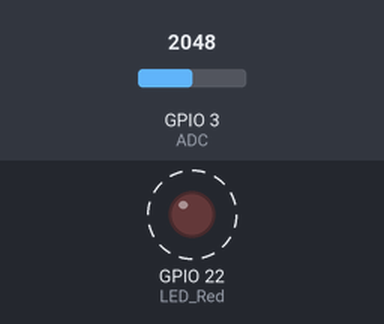
This sketch was run on a simulated ESP32-C6. Shown: output pins drawn as LEDs (lit = HIGH). Dashed ring = blinking. The inputs (shaded band) are chosen by the test bench; at power-on: GPIO 3 (ADC) = 2048. What the sketch prints to the serial monitor is not drawn.

Above: at 0.8 s.
Timing chart, 0 to 3.3 s (numbered marks = the images above):
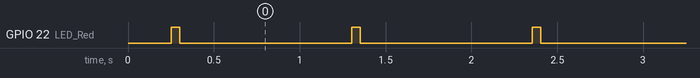

Measured:
- by itself, GPIO 22 (LED_Red): alternates HIGH for 0.05 s and LOW for 1.0 s

The sketch:

Light_Sensor_Test.ino
```cpp
/*
  Dave Williams, DitroniX 2019-2026 (ditronix.net)
  CWX(C6), AQIX and AQIL Compact Weather Station and Air Quality Monitors - ESP32-C6 Series Board
  Features include ESP32-C6, BME280, SCD40/SCD41 Air Quality CO2 Sensor, SFH2440 Light Sensor, CR123A, Battery Sensor, USB ESP32C6 Dev Board  Flashing Compatible

  PCA 1.2603 - CWX(C6), AQIX and AQIL - Basic Bring Up Test Code - March 2026

  Remember!
  - Set the BOARD to Use ESP32C6 Dev Module (or similar).
  - You can also set the BAUD rate up to 921600 to speed up flashing.
  - The SDK does NOT need external power to flash.  It will take Power from the USB 5V.
  - The Serial Monitor is configured for BAUD 115200

  The purpose of this test code is to cycle through the various main functions of the board as part of bring up testing.
  .
  This test code is OPEN SOURCE and formatted for easier viewing.  Although is is not intended for real world use, it may be freely used, or modified as needed.
  It is distributed on an "AS IS" BASIS, WITHOUT WARRANTIES OR CONDITIONS OF ANY KIND, either express or implied.

  Further information, details and examples can be found on our website or github.com/DitroniX

  CWX           https://github.com/DitroniX/CWX-Compact-Weather-Station
  AQIX          https://github.com/DitroniX/AQIX-Air-Quality-Monitor-IoT-Weather-Station
  AQIL (LoRA)   https://github.com/DitroniX/AQIL-ESP32-C6-SX1262-LoRa-Air-Quality-Monitor-IoT-Weather-Station
*/

// ****************  VARIABLES / DEFINES / STATIC ****************

// Constants
const int LoopDelay = 1; // Loop Delay in Seconds

// Variables
float ADC_Voltage;
float ADC_Calibration;
int Light_Percentage;

// **************** OUTPUTS ****************
#define LED_Red 22 // Red LED
#define LED_Green 21 // Gren LED
#define LED_Blue 23 // Blue LED

// **************** INPUTS ****************
#define ADC 3  // ADC (12-bit 0–4095 0-3.3V)

// ######### FUNCTIONS #########

// Map float values to percentages
float MapValues(float x, float DC_Min, float DC_Max, float Percentage_Min, float Percentage_Max) {
  return (x - DC_Min) * (Percentage_Max - Percentage_Min) / (DC_Max - DC_Min) + Percentage_Min;
}

// ######### SETUP #########
void setup() {

  // Stabalise
  delay(250);

  // Initialise UART:
  Serial.begin(115200, SERIAL_8N1);  //115200
  while (!Serial);
  Serial.println("");

  // LEDs
  pinMode(LED_Red, OUTPUT);

  // LEDs Default Off State
  digitalWrite(LED_Red, LOW);

  Serial.println("CWX(C6), AQIX and AQIL Configured...\n");

}

// ######### LOOP #########
void loop() {

  // Read Light Sensor
  ADC_Calibration = 3.300;         // Adjust as needed for final calibration of ADC_Voltage.
  ADC_Voltage = (analogRead(ADC) * ADC_Calibration) / 4095;

  // Update the displayed info
  Serial.print("ADC Value \t");
  Serial.print(analogRead(ADC));

  Serial.print("\tADC Voltage ");
  Serial.print(ADC_Voltage);
  Serial.print(" V ");

  Light_Percentage = MapValues(ADC_Voltage, 0, 3.3, 0, 100); // 3.3V Equaltes to approximately 0.8V (800mV) - Potential Divider

  Serial.print("Light ");
  Serial.print(Light_Percentage);
  Serial.print(" % ");

  if (Light_Percentage > 100) {
    Serial.print("\t (Bright)");
  }

  Serial.println("\n");

  // Heatbeat LED
  digitalWrite(LED_Red, HIGH);
  delay(50);
  digitalWrite(LED_Red, LOW);

  // Loop Delay
  delay(LoopDelay * 1000);
}
```
